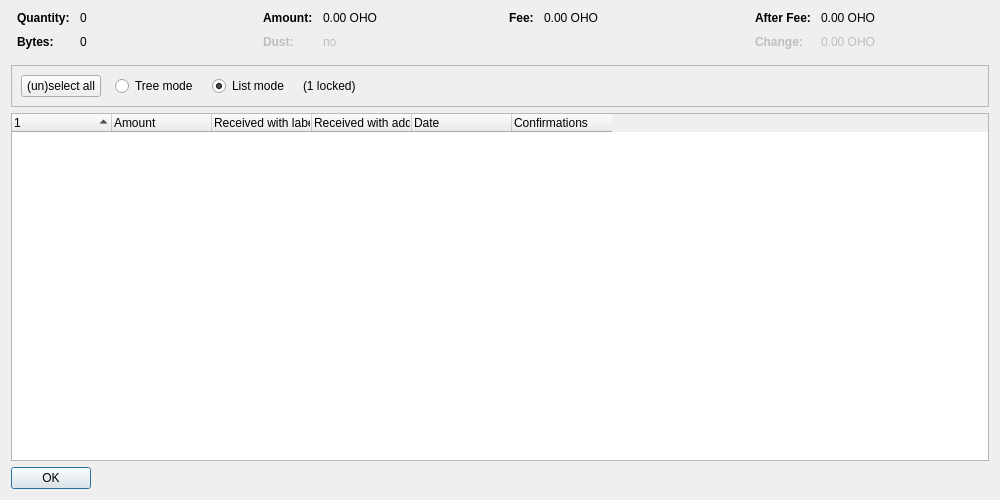
<?xml version="1.0" encoding="UTF-8"?>
<ui version="4.0">
 <class>CoinControlDialog</class>
 <widget class="QDialog" name="CoinControlDialog">
  <property name="geometry">
   <rect>
    <x>0</x>
    <y>0</y>
    <width>1000</width>
    <height>500</height>
   </rect>
  </property>
  <property name="windowTitle">
   <string>Coin Selection</string>
  </property>
  <layout class="QVBoxLayout" name="verticalLayout">
   <item>
    <layout class="QHBoxLayout" name="horizontalLayoutTop" stretch="0,0,0,0">
     <property name="topMargin">
      <number>0</number>
     </property>
     <property name="bottomMargin">
      <number>10</number>
     </property>
     <item>
      <layout class="QFormLayout" name="formLayoutCoinControl1">
       <property name="horizontalSpacing">
        <number>10</number>
       </property>
       <property name="verticalSpacing">
        <number>10</number>
       </property>
       <property name="leftMargin">
        <number>6</number>
       </property>
       <property name="rightMargin">
        <number>6</number>
       </property>
       <item row="0" column="0">
        <widget class="QLabel" name="labelCoinControlQuantityText">
         <property name="font">
          <font>
           <weight>75</weight>
           <bold>true</bold>
          </font>
         </property>
         <property name="text">
          <string>Quantity:</string>
         </property>
        </widget>
       </item>
       <item row="0" column="1">
        <widget class="QLabel" name="labelCoinControlQuantity">
         <property name="cursor">
          <cursorShape>IBeamCursor</cursorShape>
         </property>
         <property name="contextMenuPolicy">
          <enum>Qt::ActionsContextMenu</enum>
         </property>
         <property name="text">
          <string notr="true">0</string>
         </property>
         <property name="textInteractionFlags">
          <set>Qt::LinksAccessibleByMouse|Qt::TextSelectableByKeyboard|Qt::TextSelectableByMouse</set>
         </property>
        </widget>
       </item>
       <item row="1" column="0">
        <widget class="QLabel" name="labelCoinControlBytesText">
         <property name="font">
          <font>
           <weight>75</weight>
           <bold>true</bold>
          </font>
         </property>
         <property name="text">
          <string>Bytes:</string>
         </property>
        </widget>
       </item>
       <item row="1" column="1">
        <widget class="QLabel" name="labelCoinControlBytes">
         <property name="cursor">
          <cursorShape>IBeamCursor</cursorShape>
         </property>
         <property name="contextMenuPolicy">
          <enum>Qt::ActionsContextMenu</enum>
         </property>
         <property name="text">
          <string notr="true">0</string>
         </property>
         <property name="textInteractionFlags">
          <set>Qt::LinksAccessibleByMouse|Qt::TextSelectableByKeyboard|Qt::TextSelectableByMouse</set>
         </property>
        </widget>
       </item>
      </layout>
     </item>
     <item>
      <layout class="QFormLayout" name="formLayoutCoinControl2">
       <property name="horizontalSpacing">
        <number>10</number>
       </property>
       <property name="verticalSpacing">
        <number>10</number>
       </property>
       <property name="leftMargin">
        <number>6</number>
       </property>
       <property name="rightMargin">
        <number>6</number>
       </property>
       <item row="0" column="0">
        <widget class="QLabel" name="labelCoinControlAmountText">
         <property name="font">
          <font>
           <weight>75</weight>
           <bold>true</bold>
          </font>
         </property>
         <property name="text">
          <string>Amount:</string>
         </property>
        </widget>
       </item>
       <item row="0" column="1">
        <widget class="QLabel" name="labelCoinControlAmount">
         <property name="cursor">
          <cursorShape>IBeamCursor</cursorShape>
         </property>
         <property name="contextMenuPolicy">
          <enum>Qt::ActionsContextMenu</enum>
         </property>
         <property name="text">
          <string notr="true">0.00 OHO</string>
         </property>
         <property name="textInteractionFlags">
          <set>Qt::LinksAccessibleByMouse|Qt::TextSelectableByKeyboard|Qt::TextSelectableByMouse</set>
         </property>
        </widget>
       </item>
       <item row="1" column="0">
        <widget class="QLabel" name="labelCoinControlLowOutputText">
         <property name="enabled">
          <bool>false</bool>
         </property>
         <property name="font">
          <font>
           <weight>75</weight>
           <bold>true</bold>
          </font>
         </property>
         <property name="text">
          <string>Dust:</string>
         </property>
        </widget>
       </item>
       <item row="1" column="1">
        <widget class="QLabel" name="labelCoinControlLowOutput">
         <property name="enabled">
          <bool>false</bool>
         </property>
         <property name="cursor">
          <cursorShape>IBeamCursor</cursorShape>
         </property>
         <property name="contextMenuPolicy">
          <enum>Qt::ActionsContextMenu</enum>
         </property>
         <property name="text">
          <string notr="true">no</string>
         </property>
         <property name="textInteractionFlags">
          <set>Qt::LinksAccessibleByMouse|Qt::TextSelectableByKeyboard|Qt::TextSelectableByMouse</set>
         </property>
        </widget>
       </item>
      </layout>
     </item>
     <item>
      <layout class="QFormLayout" name="formLayoutCoinControl3">
       <property name="horizontalSpacing">
        <number>10</number>
       </property>
       <property name="verticalSpacing">
        <number>10</number>
       </property>
       <property name="leftMargin">
        <number>6</number>
       </property>
       <property name="rightMargin">
        <number>6</number>
       </property>
       <item row="0" column="0">
        <widget class="QLabel" name="labelCoinControlFeeText">
         <property name="font">
          <font>
           <weight>75</weight>
           <bold>true</bold>
          </font>
         </property>
         <property name="text">
          <string>Fee:</string>
         </property>
        </widget>
       </item>
       <item row="0" column="1">
        <widget class="QLabel" name="labelCoinControlFee">
         <property name="cursor">
          <cursorShape>IBeamCursor</cursorShape>
         </property>
         <property name="contextMenuPolicy">
          <enum>Qt::ActionsContextMenu</enum>
         </property>
         <property name="text">
          <string notr="true">0.00 OHO</string>
         </property>
         <property name="textInteractionFlags">
          <set>Qt::LinksAccessibleByMouse|Qt::TextSelectableByKeyboard|Qt::TextSelectableByMouse</set>
         </property>
        </widget>
       </item>
      </layout>
     </item>
     <item>
      <layout class="QFormLayout" name="formLayoutCoinControl4">
       <property name="horizontalSpacing">
        <number>10</number>
       </property>
       <property name="verticalSpacing">
        <number>10</number>
       </property>
       <property name="leftMargin">
        <number>6</number>
       </property>
       <property name="rightMargin">
        <number>6</number>
       </property>
       <item row="0" column="0">
        <widget class="QLabel" name="labelCoinControlAfterFeeText">
         <property name="font">
          <font>
           <weight>75</weight>
           <bold>true</bold>
          </font>
         </property>
         <property name="text">
          <string>After Fee:</string>
         </property>
        </widget>
       </item>
       <item row="0" column="1">
        <widget class="QLabel" name="labelCoinControlAfterFee">
         <property name="cursor">
          <cursorShape>IBeamCursor</cursorShape>
         </property>
         <property name="contextMenuPolicy">
          <enum>Qt::ActionsContextMenu</enum>
         </property>
         <property name="text">
          <string notr="true">0.00 OHO</string>
         </property>
         <property name="textInteractionFlags">
          <set>Qt::LinksAccessibleByMouse|Qt::TextSelectableByKeyboard|Qt::TextSelectableByMouse</set>
         </property>
        </widget>
       </item>
       <item row="1" column="0">
        <widget class="QLabel" name="labelCoinControlChangeText">
         <property name="enabled">
          <bool>false</bool>
         </property>
         <property name="font">
          <font>
           <weight>75</weight>
           <bold>true</bold>
          </font>
         </property>
         <property name="text">
          <string>Change:</string>
         </property>
        </widget>
       </item>
       <item row="1" column="1">
        <widget class="QLabel" name="labelCoinControlChange">
         <property name="enabled">
          <bool>false</bool>
         </property>
         <property name="cursor">
          <cursorShape>IBeamCursor</cursorShape>
         </property>
         <property name="contextMenuPolicy">
          <enum>Qt::ActionsContextMenu</enum>
         </property>
         <property name="text">
          <string notr="true">0.00 OHO</string>
         </property>
         <property name="textInteractionFlags">
          <set>Qt::LinksAccessibleByMouse|Qt::TextSelectableByKeyboard|Qt::TextSelectableByMouse</set>
         </property>
        </widget>
       </item>
      </layout>
     </item>
    </layout>
   </item>
   <item>
    <widget class="QFrame" name="frame">
     <property name="minimumSize">
      <size>
       <width>0</width>
       <height>40</height>
      </size>
     </property>
     <property name="frameShape">
      <enum>QFrame::StyledPanel</enum>
     </property>
     <property name="frameShadow">
      <enum>QFrame::Sunken</enum>
     </property>
     <layout class="QHBoxLayout" name="horizontalLayout">
      <item>
       <layout class="QHBoxLayout" name="horizontalLayoutPanel" stretch="0,0,0,0,0">
        <property name="spacing">
         <number>14</number>
        </property>
        <item>
         <widget class="QPushButton" name="pushButtonSelectAll">
          <property name="sizePolicy">
           <sizepolicy hsizetype="Maximum" vsizetype="Fixed">
            <horstretch>0</horstretch>
            <verstretch>0</verstretch>
           </sizepolicy>
          </property>
          <property name="text">
           <string>(un)select all</string>
          </property>
          <property name="autoDefault">
           <bool>false</bool>
          </property>
         </widget>
        </item>
        <item>
         <widget class="QRadioButton" name="radioTreeMode">
          <property name="sizePolicy">
           <sizepolicy hsizetype="Maximum" vsizetype="Fixed">
            <horstretch>0</horstretch>
            <verstretch>0</verstretch>
           </sizepolicy>
          </property>
          <property name="text">
           <string>Tree mode</string>
          </property>
         </widget>
        </item>
        <item>
         <widget class="QRadioButton" name="radioListMode">
          <property name="sizePolicy">
           <sizepolicy hsizetype="Maximum" vsizetype="Fixed">
            <horstretch>0</horstretch>
            <verstretch>0</verstretch>
           </sizepolicy>
          </property>
          <property name="text">
           <string>List mode</string>
          </property>
          <property name="checked">
           <bool>true</bool>
          </property>
         </widget>
        </item>
        <item>
         <widget class="QLabel" name="labelLocked">
          <property name="text">
           <string notr="true">(1 locked)</string>
          </property>
         </widget>
        </item>
        <item>
         <spacer name="horizontalSpacer">
          <property name="orientation">
           <enum>Qt::Horizontal</enum>
          </property>
          <property name="sizeHint" stdset="0">
           <size>
            <width>40</width>
            <height>20</height>
           </size>
          </property>
         </spacer>
        </item>
       </layout>
      </item>
     </layout>
    </widget>
   </item>
   <item>
    <widget class="CoinControlTreeWidget" name="treeWidget">
     <property name="contextMenuPolicy">
      <enum>Qt::CustomContextMenu</enum>
     </property>
     <property name="sortingEnabled">
      <bool>false</bool>
     </property>
     <property name="columnCount">
      <number>6</number>
     </property>
     <attribute name="headerShowSortIndicator" stdset="0">
      <bool>true</bool>
     </attribute>
     <attribute name="headerStretchLastSection">
      <bool>false</bool>
     </attribute>
     <column>
      <property name="text">
       <string/>
      </property>
     </column>
     <column>
      <property name="text">
       <string>Amount</string>
      </property>
     </column>
     <column>
      <property name="text">
       <string>Received with label</string>
      </property>
     </column>
     <column>
      <property name="text">
       <string>Received with address</string>
      </property>
     </column>
     <column>
      <property name="text">
       <string>Date</string>
      </property>
     </column>
     <column>
      <property name="text">
       <string>Confirmations</string>
      </property>
      <property name="toolTip">
       <string>Confirmed</string>
      </property>
     </column>
     <column>
      <property name="text">
       <string/>
      </property>
     </column>
     <column>
      <property name="text">
       <string/>
      </property>
     </column>
     <column>
      <property name="text">
       <string/>
      </property>
     </column>
     <column>
      <property name="text">
       <string/>
      </property>
     </column>
    </widget>
   </item>
   <item>
    <widget class="QDialogButtonBox" name="buttonBox">
     <property name="sizePolicy">
      <sizepolicy hsizetype="Maximum" vsizetype="Fixed">
       <horstretch>0</horstretch>
       <verstretch>0</verstretch>
      </sizepolicy>
     </property>
     <property name="orientation">
      <enum>Qt::Horizontal</enum>
     </property>
     <property name="standardButtons">
      <set>QDialogButtonBox::Ok</set>
     </property>
    </widget>
   </item>
  </layout>
 </widget>
 <customwidgets>
  <customwidget>
   <class>CoinControlTreeWidget</class>
   <extends>QTreeWidget</extends>
   <header>qt/coincontroltreewidget.h</header>
  </customwidget>
 </customwidgets>
 <resources/>
 <connections/>
</ui>
